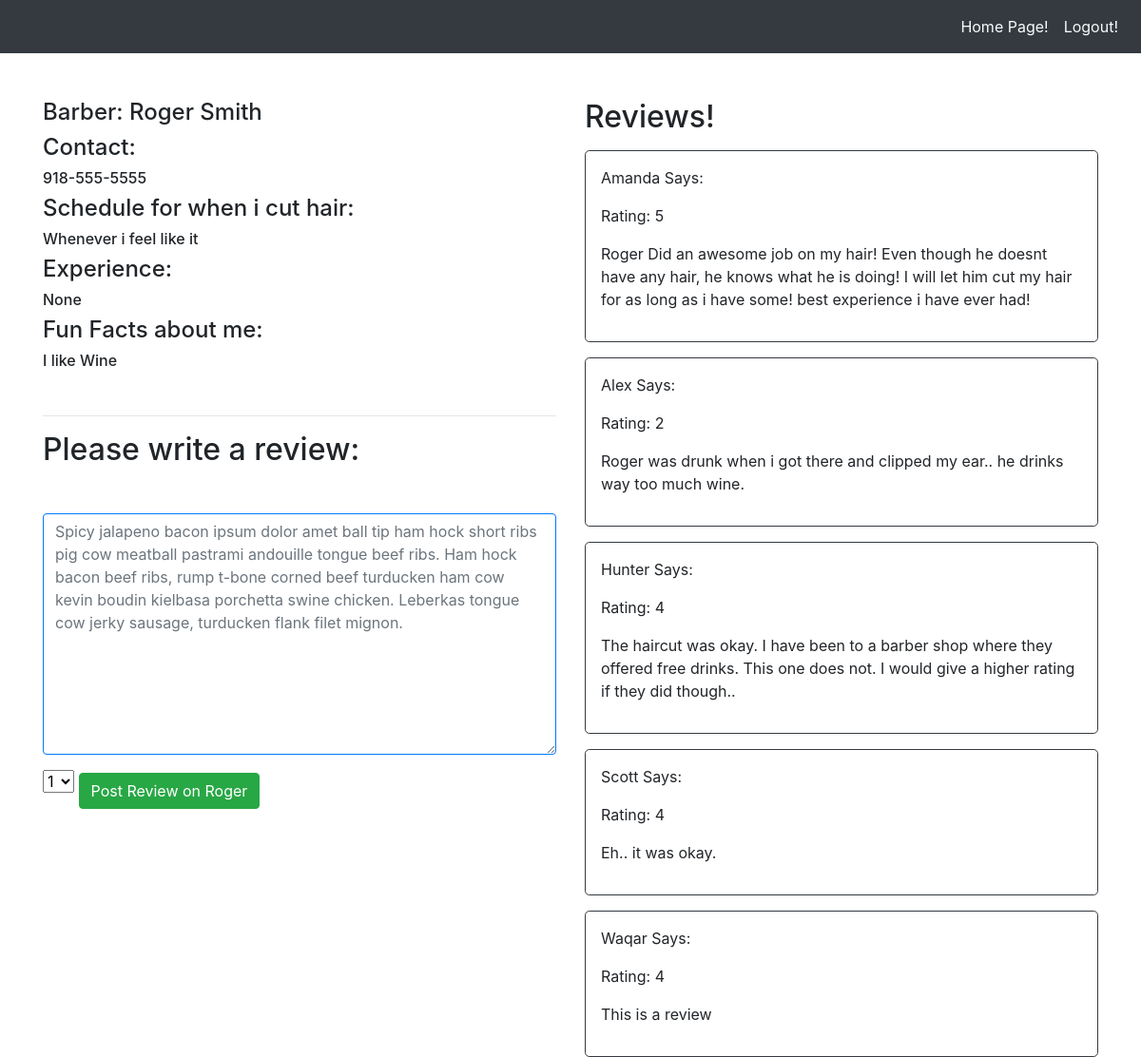
The page /details/1 on the database its author committed.
### barber_app/models.py (models this page shows)
class Profile(models.Model):
    first_name = models.CharField(max_length=45)
    last_name = models.CharField(max_length=45)
    phone_number = models.CharField(max_length=45)
    schedule = models.CharField(max_length=45)
    experiance = models.CharField(max_length=255)
    fun_facts = models.CharField(max_length=255)
    created_at = models.DateTimeField(auto_now_add=True)
    updated_at = models.DateTimeField(auto_now=True)

class Review(models.Model):
    review_post = models.CharField(max_length=255)
    rating = models.CharField(max_length=30)
    created_by = models.ForeignKey(User,related_name='uploaded_review', on_delete=models.CASCADE)
    barber_review = models.ForeignKey(Profile,related_name='uploaded_barber_review', on_delete=models.CASCADE)
    created_at = models.DateTimeField(auto_now_add=True)
    updated_at = models.DateTimeField(auto_now=True)

class User(models.Model):
    first_name = models.CharField(max_length=45)
    last_name = models.CharField(max_length=45)
    email = models.CharField(max_length=45)
    password = models.CharField(max_length=255)
    usertype = models.CharField(max_length=5)
    created_at = models.DateTimeField(auto_now_add=True)
    updated_at = models.DateTimeField(auto_now=True)
    objects = LoginManager()

### barber_app/views.py (the view)
# urls.py: path('details/<id>', views.details),
def details(request, id):
    single_barber = Profile.objects.get(id=id)
    context = {
        'single_barber' : single_barber,
    }
    return render(request, 'details.html', context)

### barber_app/templates/details.html (shortened to what this page needs)
<!DOCTYPE html>
<html lang="en">
<head>
    <link rel="stylesheet" href="https://stackpath.bootstrapcdn.com/bootstrap/4.3.1/css/bootstrap.min.css">
</head>
<body>
    <nav class="navbar navbar-expand-sm navbar-light bg-dark">
        <div class="collapse navbar-collapse">
            <ul class="navbar-nav ml-auto">
                <li class="nav-item">
                    <a href="/about" class="nav-link text-light" >Home Page!</a>
                </li>
                <li class="nav-item">
                    <a href="/logout" class="nav-link text-light" >Logout!</a>
                </li>
            </ul>
        </div>
    </nav>
    <div class="container">
        <div class="row">
            <div class="col-md-6 mt-5">
                <h4>
                    Barber: {{single_barber.first_name}} {{single_barber.last_name}}
                </h4>
                <h4>Contact:</h5>
                <h6> {{single_barber.phone_number}}</h6>
                <h4>Schedule for when i cut hair: </h4>
                <h6>{{single_barber.schedule}}</h6>
                <h4>Experience: </h4>
                <h6>{{single_barber.experiance}}</h6>
                <h4>Fun Facts about me: </h4>
                <h6 class="mb-5">{{single_barber.fun_facts}}</h6>
                <hr>
                <h2>Please write a review:</h2>
                <form class="form-group mt-5" action="/post_review/{{single_barber.id}}" method="post">
                    <textarea class="form-control border border-primary" name="review_post" id="" cols="30" rows="10" placeholder="Spicy jalapeno bacon ipsum dolor amet ball tip ham hock short ribs pig cow meatball pastrami andouille tongue beef ribs. Ham hock bacon beef ribs, rump t-bone corned beef turducken ham cow kevin boudin kielbasa porchetta swine chicken. Leberkas tongue cow jerky sausage, turducken flank filet mignon."></textarea>
                    <select class="mt-3" name="select_rating" id="select_rating">
                        <option value="1">1</option>
                    </select >
                    <button class="btn btn-success mt-3">Post Review on {{single_barber.first_name}}</button>
                </form>
            </div>
            <div class="col-md-6 mt-5 ">
                <h2>Reviews!</h2>
                {% for x in single_barber.uploaded_barber_review.all %}
                    <div class="border border-dark p-3 rounded-lg  mt-3">
                        <p>{{x.created_by.first_name}} Says:</p>
                        <p>Rating: {{x.rating}}</p>
                        <p>{{x.review_post}} </p>
                    </div>
                    {% endfor %}
            </div>
        </div>
    </div>
</body>
</html>

### rows shown on the page
Profile: first_name "Roger", last_name "Smith", phone_number "918-555-5555", schedule "Whenever i feel like it", experiance "None", fun_facts "I like Wine"
Review: created_by.first_name "Amanda", rating "5", review_post "Roger Did an awesome job on my hair! Even though he doesnt have any hair, he knows what he is doing! I will let him cut my hair for as long as i have some! best experience i have ever had!"
Review: created_by.first_name "Alex", rating "2", review_post "Roger was drunk when i got there and clipped my ear.. he drinks way too much wine."
Review: created_by.first_name "Hunter", rating "4", review_post "The haircut was okay. I have been to a barber shop where they offered free drinks. This one does not. I would give a higher rating if they did though.."
Review: created_by.first_name "Scott", rating "4", review_post "Eh.. it was okay."
Review: created_by.first_name "Waqar", rating "4", review_post "This is a review"
